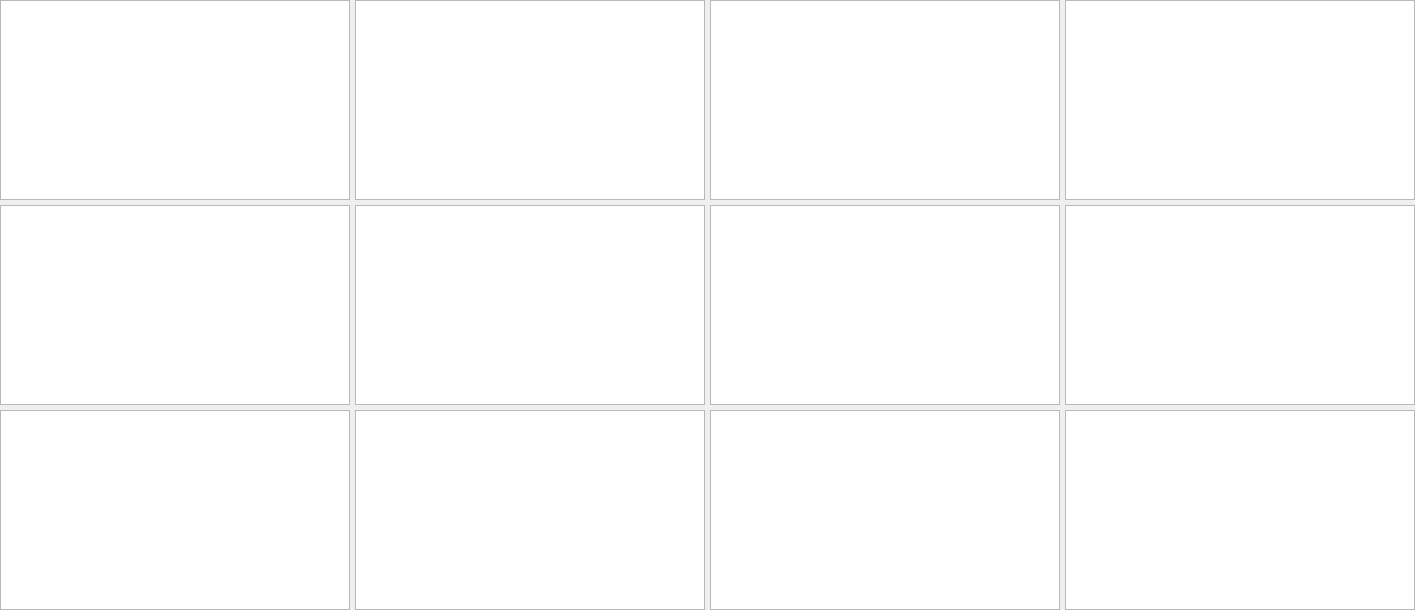
    <widget class="PyDMFrame" name="composite">
      <property name="geometry">
        <rect>
          <x>10</x>
          <y>40</y>
          <width>1415</width>
          <height>610</height>
        </rect>
      </property>
      <widget class="PyDMWaveformPlot" name="cartesian_plot">
        <property name="geometry">
          <rect>
            <x>0</x>
            <y>0</y>
            <width>350</width>
            <height>200</height>
          </rect>
        </property>
        <property name="toolTip">
          <string>cartesian_plot</string>
        </property>
        <property name="title" stdset="0">
          <string>$(P)$(R)TSCentroidX</string>
        </property>
        <property name="xLabels">
          <stringlist>
            <string>Time {s}</string>
          </stringlist>
        </property>
        <property name="yLabels">
          <stringlist>
            <string>Value</string>
          </stringlist>
        </property>
        <property name="curves" stdset="0">
          <stringlist>
            <string>{&quot;name&quot;: &quot;curve 1&quot;, &quot;x_channel&quot;: &quot;ca://${prefix}TS:TSTimeAxis&quot;, &quot;y_channel&quot;: &quot;ca://${prefix}TSCentroidX&quot;, &quot;color&quot;: &quot;#4b6ec7&quot;, &quot;lineStyle&quot;: 1, &quot;lineWidth&quot;: 1, &quot;symbolSize&quot;: 10, &quot;redraw_mode&quot;: 2, &quot;block_size&quot;: 1200}</string>
          </stringlist>
        </property>
        <property name="axisColor" stdset="0">
          <color>
            <red>0</red>
            <green>0</green>
            <blue>0</blue>
          </color>
        </property>
        <property name="backgroundColor" stdset="0">
          <color>
            <red>218</red>
            <green>218</green>
            <blue>218</blue>
          </color>
        </property>
      </widget>
      <widget class="PyDMWaveformPlot" name="cartesian_plot_1">
        <property name="geometry">
          <rect>
            <x>355</x>
            <y>0</y>
            <width>350</width>
            <height>200</height>
          </rect>
        </property>
        <property name="toolTip">
          <string>cartesian_plot_1</string>
        </property>
        <property name="title" stdset="0">
          <string>$(P)$(R)TSCentroidY</string>
        </property>
        <property name="xLabels">
          <stringlist>
            <string>Time {s}</string>
          </stringlist>
        </property>
        <property name="yLabels">
          <stringlist>
            <string>Value</string>
          </stringlist>
        </property>
        <property name="curves" stdset="0">
          <stringlist>
            <string>{&quot;name&quot;: &quot;curve 1&quot;, &quot;x_channel&quot;: &quot;ca://${prefix}TS:TSTimeAxis&quot;, &quot;y_channel&quot;: &quot;ca://${prefix}TSCentroidY&quot;, &quot;color&quot;: &quot;#4b6ec7&quot;, &quot;lineStyle&quot;: 1, &quot;lineWidth&quot;: 1, &quot;symbolSize&quot;: 10, &quot;redraw_mode&quot;: 2, &quot;block_size&quot;: 1200}</string>
          </stringlist>
        </property>
        <property name="axisColor" stdset="0">
          <color>
            <red>0</red>
            <green>0</green>
            <blue>0</blue>
          </color>
        </property>
        <property name="backgroundColor" stdset="0">
          <color>
            <red>218</red>
            <green>218</green>
            <blue>218</blue>
          </color>
        </property>
      </widget>
      <widget class="PyDMWaveformPlot" name="cartesian_plot_2">
        <property name="geometry">
          <rect>
            <x>710</x>
            <y>0</y>
            <width>350</width>
            <height>200</height>
          </rect>
        </property>
        <property name="toolTip">
          <string>cartesian_plot_2</string>
        </property>
        <property name="title" stdset="0">
          <string>$(P)$(R)TSSigmaX</string>
        </property>
        <property name="xLabels">
          <stringlist>
            <string>Time {s}</string>
          </stringlist>
        </property>
        <property name="yLabels">
          <stringlist>
            <string>Value</string>
          </stringlist>
        </property>
        <property name="curves" stdset="0">
          <stringlist>
            <string>{&quot;name&quot;: &quot;curve 1&quot;, &quot;x_channel&quot;: &quot;ca://${prefix}TS:TSTimeAxis&quot;, &quot;y_channel&quot;: &quot;ca://${prefix}TSSigmaX&quot;, &quot;color&quot;: &quot;#4b6ec7&quot;, &quot;lineStyle&quot;: 1, &quot;lineWidth&quot;: 1, &quot;symbolSize&quot;: 10, &quot;redraw_mode&quot;: 2, &quot;block_size&quot;: 1200}</string>
          </stringlist>
        </property>
        <property name="axisColor" stdset="0">
          <color>
            <red>0</red>
            <green>0</green>
            <blue>0</blue>
          </color>
        </property>
        <property name="backgroundColor" stdset="0">
          <color>
            <red>218</red>
            <green>218</green>
            <blue>218</blue>
          </color>
        </property>
      </widget>
      <widget class="PyDMWaveformPlot" name="cartesian_plot_3">
        <property name="geometry">
          <rect>
            <x>1065</x>
            <y>0</y>
            <width>350</width>
            <height>200</height>
          </rect>
        </property>
        <property name="toolTip">
          <string>cartesian_plot_3</string>
        </property>
        <property name="title" stdset="0">
          <string>$(P)$(R)TSSigmaY</string>
        </property>
        <property name="xLabels">
          <stringlist>
            <string>Time {s}</string>
          </stringlist>
        </property>
        <property name="yLabels">
          <stringlist>
            <string>Value</string>
          </stringlist>
        </property>
        <property name="curves" stdset="0">
          <stringlist>
            <string>{&quot;name&quot;: &quot;curve 1&quot;, &quot;x_channel&quot;: &quot;ca://${prefix}TS:TSTimeAxis&quot;, &quot;y_channel&quot;: &quot;ca://${prefix}TSSigmaY&quot;, &quot;color&quot;: &quot;#4b6ec7&quot;, &quot;lineStyle&quot;: 1, &quot;lineWidth&quot;: 1, &quot;symbolSize&quot;: 10, &quot;redraw_mode&quot;: 2, &quot;block_size&quot;: 1200}</string>
          </stringlist>
        </property>
        <property name="axisColor" stdset="0">
          <color>
            <red>0</red>
            <green>0</green>
            <blue>0</blue>
          </color>
        </property>
        <property name="backgroundColor" stdset="0">
          <color>
            <red>218</red>
            <green>218</green>
            <blue>218</blue>
          </color>
        </property>
      </widget>
      <widget class="PyDMWaveformPlot" name="cartesian_plot_4">
        <property name="geometry">
          <rect>
            <x>0</x>
            <y>410</y>
            <width>350</width>
            <height>200</height>
          </rect>
        </property>
        <property name="toolTip">
          <string>cartesian_plot_4</string>
        </property>
        <property name="title" stdset="0">
          <string>$(P)$(R)TSCentroidTotal</string>
        </property>
        <property name="xLabels">
          <stringlist>
            <string>Time {s}</string>
          </stringlist>
        </property>
        <property name="yLabels">
          <stringlist>
            <string>Value</string>
          </stringlist>
        </property>
        <property name="curves" stdset="0">
          <stringlist>
            <string>{&quot;name&quot;: &quot;curve 1&quot;, &quot;x_channel&quot;: &quot;ca://${prefix}TS:TSTimeAxis&quot;, &quot;y_channel&quot;: &quot;ca://${prefix}TSCentroidTotal&quot;, &quot;color&quot;: &quot;#4b6ec7&quot;, &quot;lineStyle&quot;: 1, &quot;lineWidth&quot;: 1, &quot;symbolSize&quot;: 10, &quot;redraw_mode&quot;: 2, &quot;block_size&quot;: 1200}</string>
          </stringlist>
        </property>
        <property name="axisColor" stdset="0">
          <color>
            <red>0</red>
            <green>0</green>
            <blue>0</blue>
          </color>
        </property>
        <property name="backgroundColor" stdset="0">
          <color>
            <red>218</red>
            <green>218</green>
            <blue>218</blue>
          </color>
        </property>
      </widget>
      <widget class="PyDMWaveformPlot" name="cartesian_plot_5">
        <property name="geometry">
          <rect>
            <x>355</x>
            <y>410</y>
            <width>350</width>
            <height>200</height>
          </rect>
        </property>
        <property name="toolTip">
          <string>cartesian_plot_5</string>
        </property>
        <property name="title" stdset="0">
          <string>$(P)$(R)TSSigmaXY</string>
        </property>
        <property name="xLabels">
          <stringlist>
            <string>Time {s}</string>
          </stringlist>
        </property>
        <property name="yLabels">
          <stringlist>
            <string>Value</string>
          </stringlist>
        </property>
        <property name="curves" stdset="0">
          <stringlist>
            <string>{&quot;name&quot;: &quot;curve 1&quot;, &quot;x_channel&quot;: &quot;ca://${prefix}TS:TSTimeAxis&quot;, &quot;y_channel&quot;: &quot;ca://${prefix}TSSigmaXY&quot;, &quot;color&quot;: &quot;#4b6ec7&quot;, &quot;lineStyle&quot;: 1, &quot;lineWidth&quot;: 1, &quot;symbolSize&quot;: 10, &quot;redraw_mode&quot;: 2, &quot;block_size&quot;: 1200}</string>
          </stringlist>
        </property>
        <property name="axisColor" stdset="0">
          <color>
            <red>0</red>
            <green>0</green>
            <blue>0</blue>
          </color>
        </property>
        <property name="backgroundColor" stdset="0">
          <color>
            <red>218</red>
            <green>218</green>
            <blue>218</blue>
          </color>
        </property>
      </widget>
      <widget class="PyDMWaveformPlot" name="cartesian_plot_6">
        <property name="geometry">
          <rect>
            <x>0</x>
            <y>205</y>
            <width>350</width>
            <height>200</height>
          </rect>
        </property>
        <property name="toolTip">
          <string>cartesian_plot_6</string>
        </property>
        <property name="title" stdset="0">
          <string>$(P)$(R)TSSkewX</string>
        </property>
        <property name="xLabels">
          <stringlist>
            <string>Time {s}</string>
          </stringlist>
        </property>
        <property name="yLabels">
          <stringlist>
            <string>Value</string>
          </stringlist>
        </property>
        <property name="curves" stdset="0">
          <stringlist>
            <string>{&quot;name&quot;: &quot;curve 1&quot;, &quot;x_channel&quot;: &quot;ca://${prefix}TS:TSTimeAxis&quot;, &quot;y_channel&quot;: &quot;ca://${prefix}TSSkewX&quot;, &quot;color&quot;: &quot;#4b6ec7&quot;, &quot;lineStyle&quot;: 1, &quot;lineWidth&quot;: 1, &quot;symbolSize&quot;: 10, &quot;redraw_mode&quot;: 2, &quot;block_size&quot;: 1200}</string>
          </stringlist>
        </property>
        <property name="axisColor" stdset="0">
          <color>
            <red>0</red>
            <green>0</green>
            <blue>0</blue>
          </color>
        </property>
        <property name="backgroundColor" stdset="0">
          <color>
            <red>218</red>
            <green>218</green>
            <blue>218</blue>
          </color>
        </property>
      </widget>
      <widget class="PyDMWaveformPlot" name="cartesian_plot_7">
        <property name="geometry">
          <rect>
            <x>355</x>
            <y>205</y>
            <width>350</width>
            <height>200</height>
          </rect>
        </property>
        <property name="toolTip">
          <string>cartesian_plot_7</string>
        </property>
        <property name="title" stdset="0">
          <string>$(P)$(R)TSSkewY</string>
        </property>
        <property name="xLabels">
          <stringlist>
            <string>Time {s}</string>
          </stringlist>
        </property>
        <property name="yLabels">
          <stringlist>
            <string>Value</string>
          </stringlist>
        </property>
        <property name="curves" stdset="0">
          <stringlist>
            <string>{&quot;name&quot;: &quot;curve 1&quot;, &quot;x_channel&quot;: &quot;ca://${prefix}TS:TSTimeAxis&quot;, &quot;y_channel&quot;: &quot;ca://${prefix}TSSkewY&quot;, &quot;color&quot;: &quot;#4b6ec7&quot;, &quot;lineStyle&quot;: 1, &quot;lineWidth&quot;: 1, &quot;symbolSize&quot;: 10, &quot;redraw_mode&quot;: 2, &quot;block_size&quot;: 1200}</string>
          </stringlist>
        </property>
        <property name="axisColor" stdset="0">
          <color>
            <red>0</red>
            <green>0</green>
            <blue>0</blue>
          </color>
        </property>
        <property name="backgroundColor" stdset="0">
          <color>
            <red>218</red>
            <green>218</green>
            <blue>218</blue>
          </color>
        </property>
      </widget>
      <widget class="PyDMWaveformPlot" name="cartesian_plot_8">
        <property name="geometry">
          <rect>
            <x>710</x>
            <y>205</y>
            <width>350</width>
            <height>200</height>
          </rect>
        </property>
        <property name="toolTip">
          <string>cartesian_plot_8</string>
        </property>
        <property name="title" stdset="0">
          <string>$(P)$(R)TSKurtosisX</string>
        </property>
        <property name="xLabels">
          <stringlist>
            <string>Time {s}</string>
          </stringlist>
        </property>
        <property name="yLabels">
          <stringlist>
            <string>Value</string>
          </stringlist>
        </property>
        <property name="curves" stdset="0">
          <stringlist>
            <string>{&quot;name&quot;: &quot;curve 1&quot;, &quot;x_channel&quot;: &quot;ca://${prefix}TS:TSTimeAxis&quot;, &quot;y_channel&quot;: &quot;ca://${prefix}TSKurtosisX&quot;, &quot;color&quot;: &quot;#4b6ec7&quot;, &quot;lineStyle&quot;: 1, &quot;lineWidth&quot;: 1, &quot;symbolSize&quot;: 10, &quot;redraw_mode&quot;: 2, &quot;block_size&quot;: 1200}</string>
          </stringlist>
        </property>
        <property name="axisColor" stdset="0">
          <color>
            <red>0</red>
            <green>0</green>
            <blue>0</blue>
          </color>
        </property>
        <property name="backgroundColor" stdset="0">
          <color>
            <red>218</red>
            <green>218</green>
            <blue>218</blue>
          </color>
        </property>
      </widget>
      <widget class="PyDMWaveformPlot" name="cartesian_plot_9">
        <property name="geometry">
          <rect>
            <x>1065</x>
            <y>205</y>
            <width>350</width>
            <height>200</height>
          </rect>
        </property>
        <property name="toolTip">
          <string>cartesian_plot_9</string>
        </property>
        <property name="title" stdset="0">
          <string>$(P)$(R)TSKurtosisY</string>
        </property>
        <property name="xLabels">
          <stringlist>
            <string>Time {s}</string>
          </stringlist>
        </property>
        <property name="yLabels">
          <stringlist>
            <string>Value</string>
          </stringlist>
        </property>
        <property name="curves" stdset="0">
          <stringlist>
            <string>{&quot;name&quot;: &quot;curve 1&quot;, &quot;x_channel&quot;: &quot;ca://${prefix}TS:TSTimeAxis&quot;, &quot;y_channel&quot;: &quot;ca://${prefix}TSKurtosisY&quot;, &quot;color&quot;: &quot;#4b6ec7&quot;, &quot;lineStyle&quot;: 1, &quot;lineWidth&quot;: 1, &quot;symbolSize&quot;: 10, &quot;redraw_mode&quot;: 2, &quot;block_size&quot;: 1200}</string>
          </stringlist>
        </property>
        <property name="axisColor" stdset="0">
          <color>
            <red>0</red>
            <green>0</green>
            <blue>0</blue>
          </color>
        </property>
        <property name="backgroundColor" stdset="0">
          <color>
            <red>218</red>
            <green>218</green>
            <blue>218</blue>
          </color>
        </property>
      </widget>
      <widget class="PyDMWaveformPlot" name="cartesian_plot_10">
        <property name="geometry">
          <rect>
            <x>710</x>
            <y>410</y>
            <width>350</width>
            <height>200</height>
          </rect>
        </property>
        <property name="toolTip">
          <string>cartesian_plot_10</string>
        </property>
        <property name="title" stdset="0">
          <string>$(P)$(R)TSEccentricity</string>
        </property>
        <property name="xLabels">
          <stringlist>
            <string>Time {s}</string>
          </stringlist>
        </property>
        <property name="yLabels">
          <stringlist>
            <string>Value</string>
          </stringlist>
        </property>
        <property name="curves" stdset="0">
          <stringlist>
            <string>{&quot;name&quot;: &quot;curve 1&quot;, &quot;x_channel&quot;: &quot;ca://${prefix}TS:TSTimeAxis&quot;, &quot;y_channel&quot;: &quot;ca://${prefix}TSEccentricity&quot;, &quot;color&quot;: &quot;#4b6ec7&quot;, &quot;lineStyle&quot;: 1, &quot;lineWidth&quot;: 1, &quot;symbolSize&quot;: 10, &quot;redraw_mode&quot;: 2, &quot;block_size&quot;: 1200}</string>
          </stringlist>
        </property>
        <property name="axisColor" stdset="0">
          <color>
            <red>0</red>
            <green>0</green>
            <blue>0</blue>
          </color>
        </property>
        <property name="backgroundColor" stdset="0">
          <color>
            <red>218</red>
            <green>218</green>
            <blue>218</blue>
          </color>
        </property>
      </widget>
      <widget class="PyDMWaveformPlot" name="cartesian_plot_11">
        <property name="geometry">
          <rect>
            <x>1065</x>
            <y>410</y>
            <width>350</width>
            <height>200</height>
          </rect>
        </property>
        <property name="toolTip">
          <string>cartesian_plot_11</string>
        </property>
        <property name="title" stdset="0">
          <string>$(P)$(R)TSOrientation</string>
        </property>
        <property name="xLabels">
          <stringlist>
            <string>Time {s}</string>
          </stringlist>
        </property>
        <property name="yLabels">
          <stringlist>
            <string>Value</string>
          </stringlist>
        </property>
        <property name="curves" stdset="0">
          <stringlist>
            <string>{&quot;name&quot;: &quot;curve 1&quot;, &quot;x_channel&quot;: &quot;ca://${prefix}TS:TSTimeAxis&quot;, &quot;y_channel&quot;: &quot;ca://${prefix}TSOrientation&quot;, &quot;color&quot;: &quot;#4b6ec7&quot;, &quot;lineStyle&quot;: 1, &quot;lineWidth&quot;: 1, &quot;symbolSize&quot;: 10, &quot;redraw_mode&quot;: 2, &quot;block_size&quot;: 1200}</string>
          </stringlist>
        </property>
        <property name="axisColor" stdset="0">
          <color>
            <red>0</red>
            <green>0</green>
            <blue>0</blue>
          </color>
        </property>
        <property name="backgroundColor" stdset="0">
          <color>
            <red>218</red>
            <green>218</green>
            <blue>218</blue>
          </color>
        </property>
      </widget>
    </widget>
